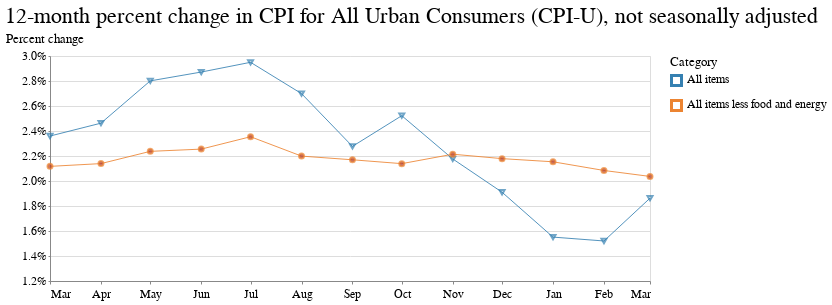

The notebook cell saved with this chart:
### Code cell
base = alt.Chart(
    two_cats,
    title="12-month percent change in CPI for All Urban Consumers (CPI-U), not seasonally adjusted"
).encode(
    x=alt.X(
        "date:T",
        timeUnit="utcyearmonth",
        axis=alt.Axis(
            title=None,
            labelAngle=0,
            grid=False,
            format="%b"
        )
    ),
    y=alt.Y(
        "pct_change:Q",
        axis=alt.Axis(title="Percent change", format='%'),
        scale=alt.Scale(domain=[0.012, 0.03])
    ),
    color=alt.Color(
        "series_items_name:N",
        legend=alt.Legend(title="Category"),
        # scale=alt.Scale(range=["#336EFF", "#B03A2E",])
    )
)

line = base.mark_line(strokeWidth=0.85)
exes = base.transform_filter(alt.datum.series_items_name == 'All items').mark_point(shape="triangle-down", size=25)
points = base.transform_filter(alt.datum.series_items_name == 'All items less food and energy').mark_point(size=25, fill="#B03A2E")

(line + exes + points).properties(width=600, height=225)

### Figure 1 — Vega-Lite specification as saved in the notebook (floating-point values rounded to 4 significant figures)
{"$schema": "https://vega.github.io/schema/vega-lite/v2.6.0.json", "config": {"arc": {"fill": "#82c6df"}, "area": {"fill": "#82c6df"}, "axis": {"labelFont": "Benton Gothic, sans", "labelFontSize": 11.5, "labelFontWeight": "normal", "titleFont": "Benton Gothic Bold, sans", "titleFontSize": 13, "titleFontWeight": "normal"}, "axisX": {"labelAngle": 0, "labelPadding": 4, "tickSize": 3}, "axisY": {"labelBaseline": "middle", "maxExtent": 45, "minExtent": 45, "tickSize": 2, "titleAlign": "left", "titleAngle": 0, "titleX": -45, "titleY": -11}, "background": "#ffffff", "bar": {"fill": "#82c6df"}, "legend": {"labelFont": "Benton Gothic, sans", "labelFontSize": 11.5, "symbolType": "square", "titleFont": "Benton Gothic Bold, sans", "titleFontSize": 13, "titleFontWeight": "normal"}, "line": {"stroke": "#82c6df", "strokeWidth": 3}, "path": {"stroke": "#82c6df"}, "point": {"stroke": "#82c6df"}, "range": {"category": ["#3580b1", "#ec8431", "#ab7fb4", "#c89d29", "#adc839", "#829eb1"], "diverging": ["#e68a4f", "#f4bb6a", "#f9e39c", "#dadfe2", "#a6b7c6", "#849eae"], "heatmap": ["#fbf2c7", "#f9e39c", "#f8d36e", "#f4bb6a", "#e68a4f", "#d15a40", "#ab4232"], "ordinal": ["#fbf2c7", "#f9e39c", "#f8d36e", "#f4bb6a", "#e68a4f", "#d15a40", "#ab4232"], "ramp": ["#fbf2c7", "#f9e39c", "#f8d36e", "#f4bb6a", "#e68a4f", "#d15a40", "#ab4232"]}, "rect": {"fill": "#82c6df"}, "shape": {"stroke": "#82c6df"}, "symbol": {"fill": "#82c6df", "size": 30}, "title": {"anchor": "start", "font": "Benton Gothic Bold, sans", "fontColor": "#000000", "fontSize": 22, "fontWeight": "normal"}, "view": {"height": 450, "width": 800}}, "datasets": {"data-6f0ef9b32c5596ba92d56b08a7e3f510": [{"date": "2018-03-01", "pct_change": 0.0236, "period_abbreviation": "MAR", "period_code": "M03", "period_id": "M03", "period_month": 3, "period_name": "March", "period_type": "monthly", "series_area_code": "0000", "series_area_id": "0000", "series_area_name": "U.S. city average", "series_id": "CUUR0000SA0", "series_items_code": "SA0", "series_items_id": "SA0", "series_items_name": "All items", "series_periodicity_code": "R", "series_periodicity_id": "R", "series_periodicity_name": "Monthly", "series_seasonally_adjusted": false, "series_survey": "All urban consumers", "series_title": "All items in U.S. city average, all urban consumers, not seasonally adjusted", "value": 249.6, "year": 2018}, {"date": "2018-04-01", "pct_change": 0.02463, "period_abbreviation": "APR", "period_code": "M04", "period_id": "M04", "period_month": 4, "period_name": "April", "period_type": "monthly", "series_area_code": "0000", "series_area_id": "0000", "series_area_name": "U.S. city average", "series_id": "CUUR0000SA0", "series_items_code": "SA0", "series_items_id": "SA0", "series_items_name": "All items", "series_periodicity_code": "R", "series_periodicity_id": "R", "series_periodicity_name": "Monthly", "series_seasonally_adjusted": false, "series_survey": "All urban consumers", "series_title": "All items in U.S. city average, all urban consumers, not seasonally adjusted", "value": 250.5, "year": 2018}, {"date": "2018-05-01", "pct_change": 0.02801, "period_abbreviation": "MAY", "period_code": "M05", "period_id": "M05", "period_month": 5, "period_name": "May", "period_type": "monthly", "series_area_code": "0000", "series_area_id": "0000", "series_area_name": "U.S. city average", "series_id": "CUUR0000SA0", "series_items_code": "SA0", "series_items_id": "SA0", "series_items_name": "All items", "series_periodicity_code": "R", "series_periodicity_id": "R", "series_periodicity_name": "Monthly", "series_seasonally_adjusted": false, "series_survey": "All urban consumers", "series_title": "All items in U.S. city average, all urban consumers, not seasonally adjusted", "value": 251.6, "year": 2018}, {"date": "2018-06-01", "pct_change": 0.02872, "period_abbreviation": "JUN", "period_code": "M06", "period_id": "M06", "period_month": 6, "period_name": "June", "period_type": "monthly", "series_area_code": "0000", "series_area_id": "0000", "series_area_name": "U.S. city average", "series_id": "CUUR0000SA0", "series_items_code": "SA0", "series_items_id": "SA0", "series_items_name": "All items", "series_periodicity_code": "R", "series_periodicity_id": "R", "series_periodicity_name": "Monthly", "series_seasonally_adjusted": false, "series_survey": "All urban consumers", "series_title": "All items in U.S. city average, all urban consumers, not seasonally adjusted", "value": 252.0, "year": 2018}, {"date": "2018-07-01", "pct_change": 0.0295, "period_abbreviation": "JUL", "period_code": "M07", "period_id": "M07", "period_month": 7, "period_name": "July", "period_type": "monthly", "series_area_code": "0000", "series_area_id": "0000", "series_area_name": "U.S. city average", "series_id": "CUUR0000SA0", "series_items_code": "SA0", "series_items_id": "SA0", "series_items_name": "All items", "series_periodicity_code": "R", "series_periodicity_id": "R", "series_periodicity_name": "Monthly", "series_seasonally_adjusted": false, "series_survey": "All urban consumers", "series_title": "All items in U.S. city average, all urban consumers, not seasonally adjusted", "value": 252.0, "year": 2018}, {"date": "2018-08-01", "pct_change": 0.02699, "period_abbreviation": "AUG", "period_code": "M08", "period_id": "M08", "period_month": 8, "period_name": "August", "period_type": "monthly", "series_area_code": "0000", "series_area_id": "0000", "series_area_name": "U.S. city average", "series_id": "CUUR0000SA0", "series_items_code": "SA0", "series_items_id": "SA0", "series_items_name": "All items", "series_periodicity_code": "R", "series_periodicity_id": "R", "series_periodicity_name": "Monthly", "series_seasonally_adjusted": false, "series_survey": "All urban consumers", "series_title": "All items in U.S. city average, all urban consumers, not seasonally adjusted", "value": 252.1, "year": 2018}, {"date": "2018-09-01", "pct_change": 0.02277, "period_abbreviation": "SEP", "period_code": "M09", "period_id": "M09", "period_month": 9, "period_name": "September", "period_type": "monthly", "series_area_code": "0000", "series_area_id": "0000", "series_area_name": "U.S. city average", "series_id": "CUUR0000SA0", "series_items_code": "SA0", "series_items_id": "SA0", "series_items_name": "All items", "series_periodicity_code": "R", "series_periodicity_id": "R", "series_periodicity_name": "Monthly", "series_seasonally_adjusted": false, "series_survey": "All urban consumers", "series_title": "All items in U.S. city average, all urban consumers, not seasonally adjusted", "value": 252.4, "year": 2018}, {"date": "2018-10-01", "pct_change": 0.02522, "period_abbreviation": "OCT", "period_code": "M10", "period_id": "M10", "period_month": 10, "period_name": "October", "period_type": "monthly", "series_area_code": "0000", "series_area_id": "0000", "series_area_name": "U.S. city average", "series_id": "CUUR0000SA0", "series_items_code": "SA0", "series_items_id": "SA0", "series_items_name": "All items", "series_periodicity_code": "R", "series_periodicity_id": "R", "series_periodicity_name": "Monthly", "series_seasonally_adjusted": false, "series_survey": "All urban consumers", "series_title": "All items in U.S. city average, all urban consumers, not seasonally adjusted", "value": 252.9, "year": 2018}, {"date": "2018-11-01", "pct_change": 0.02177, "period_abbreviation": "NOV", "period_code": "M11", "period_id": "M11", "period_month": 11, "period_name": "November", "period_type": "monthly", "series_area_code": "0000", "series_area_id": "0000", "series_area_name": "U.S. city average", "series_id": "CUUR0000SA0", "series_items_code": "SA0", "series_items_id": "SA0", "series_items_name": "All items", "series_periodicity_code": "R", "series_periodicity_id": "R", "series_periodicity_name": "Monthly", "series_seasonally_adjusted": false, "series_survey": "All urban consumers", "series_title": "All items in U.S. city average, all urban consumers, not seasonally adjusted", "value": 252.0, "year": 2018}, {"date": "2018-12-01", "pct_change": 0.0191, "period_abbreviation": "DEC", "period_code": "M12", "period_id": "M12", "period_month": 12, "period_name": "December", "period_type": "monthly", "series_area_code": "0000", "series_area_id": "0000", "series_area_name": "U.S. city average", "series_id": "CUUR0000SA0", "series_items_code": "SA0", "series_items_id": "SA0", "series_items_name": "All items", "series_periodicity_code": "R", "series_periodicity_id": "R", "series_periodicity_name": "Monthly", "series_seasonally_adjusted": false, "series_survey": "All urban consumers", "series_title": "All items in U.S. city average, all urban consumers, not seasonally adjusted", "value": 251.2, "year": 2018}, {"date": "2019-01-01", "pct_change": 0.01551, "period_abbreviation": "JAN", "period_code": "M01", "period_id": "M01", "period_month": 1, "period_name": "January", "period_type": "monthly", "series_area_code": "0000", "series_area_id": "0000", "series_area_name": "U.S. city average", "series_id": "CUUR0000SA0", "series_items_code": "SA0", "series_items_id": "SA0", "series_items_name": "All items", "series_periodicity_code": "R", "series_periodicity_id": "R", "series_periodicity_name": "Monthly", "series_seasonally_adjusted": false, "series_survey": "All urban consumers", "series_title": "All items in U.S. city average, all urban consumers, not seasonally adjusted", "value": 251.7, "year": 2019}, {"date": "2019-02-01", "pct_change": 0.0152, "period_abbreviation": "FEB", "period_code": "M02", "period_id": "M02", "period_month": 2, "period_name": "February", "period_type": "monthly", "series_area_code": "0000", "series_area_id": "0000", "series_area_name": "U.S. city average", "series_id": "CUUR0000SA0", "series_items_code": "SA0", "series_items_id": "SA0", "series_items_name": "All items", "series_periodicity_code": "R", "series_periodicity_id": "R", "series_periodicity_name": "Monthly", "series_seasonally_adjusted": false, "series_survey": "All urban consumers", "series_title": "All items in U.S. city average, all urban consumers, not seasonally adjusted", "value": 252.8, "year": 2019}, {"date": "2019-03-01", "pct_change": 0.01863, "period_abbreviation": "MAR", "period_code": "M03", "period_id": "M03", "period_month": 3, "period_name": "March", "period_type": "monthly", "series_area_code": "0000", "series_area_id": "0000", "series_area_name": "U.S. city average", "series_id": "CUUR0000SA0", "series_items_code": "SA0", "series_items_id": "SA0", "series_items_name": "All items", "series_periodicity_code": "R", "series_periodicity_id": "R", "series_periodicity_name": "Monthly", "series_seasonally_adjusted": false, "series_survey": "All urban consumers", "series_title": "All items in U.S. city average, all urban consumers, not seasonally adjusted", "value": 254.2, "year": 2019}, {"date": "2018-03-01", "pct_change": 0.02117, "period_abbreviation": "MAR", "period_code": "M03", "period_id": "M03", "period_month": 3, "period_name": "March", "period_type": "monthly", "series_area_code": "0000", "series_area_id": "0000", "series_area_name": "U.S. city average", "series_id": "CUUR0000SA0L1E", "series_items_code": "SA0L1E", "series_items_id": "SA0L1E", "series_items_name": "All items less food and energy", "series_periodicity_code": "R", "series_periodicity_id": "R", "series_periodicity_name": "Monthly", "series_seasonally_adjusted": false, "series_survey": "All urban consumers", "series_title": "All items less food and energy in U.S. city average, all urban consumers, not seasonally adjusted", "value": 256.6, "year": 2018}, {"date": "2018-04-01", "pct_change": 0.02139, "period_abbreviation": "APR", "period_code": "M04", "period_id": "M04", "period_month": 4, "period_name": "April", "period_type": "monthly", "series_area_code": "0000", "series_area_id": "0000", "series_area_name": "U.S. city average", "series_id": "CUUR0000SA0L1E", "series_items_code": "SA0L1E", "series_items_id": "SA0L1E", "series_items_name": "All items less food and energy", "series_periodicity_code": "R", "series_periodicity_id": "R", "series_periodicity_name": "Monthly", "series_seasonally_adjusted": false, "series_survey": "All urban consumers", "series_title": "All items less food and energy in U.S. city average, all urban consumers, not seasonally adjusted", "value": 257.0, "year": 2018}, {"date": "2018-05-01", "pct_change": 0.02237, "period_abbreviation": "MAY", "period_code": "M05", "period_id": "M05", "period_month": 5, "period_name": "May", "period_type": "monthly", "series_area_code": "0000", "series_area_id": "0000", "series_area_name": "U.S. city average", "series_id": "CUUR0000SA0L1E", "series_items_code": "SA0L1E", "series_items_id": "SA0L1E", "series_items_name": "All items less food and energy", "series_periodicity_code": "R", "series_periodicity_id": "R", "series_periodicity_name": "Monthly", "series_seasonally_adjusted": false, "series_survey": "All urban consumers", "series_title": "All items less food and energy in U.S. city average, all urban consumers, not seasonally adjusted", "value": 257.5, "year": 2018}, {"date": "2018-06-01", "pct_change": 0.02255, "period_abbreviation": "JUN", "period_code": "M06", "period_id": "M06", "period_month": 6, "period_name": "June", "period_type": "monthly", "series_area_code": "0000", "series_area_id": "0000", "series_area_name": "U.S. city average", "series_id": "CUUR0000SA0L1E", "series_items_code": "SA0L1E", "series_items_id": "SA0L1E", "series_items_name": "All items less food and energy", "series_periodicity_code": "R", "series_periodicity_id": "R", "series_periodicity_name": "Monthly", "series_seasonally_adjusted": false, "series_survey": "All urban consumers", "series_title": "All items less food and energy in U.S. city average, all urban consumers, not seasonally adjusted", "value": 257.7, "year": 2018}, {"date": "2018-07-01", "pct_change": 0.02354, "period_abbreviation": "JUL", "period_code": "M07", "period_id": "M07", "period_month": 7, "period_name": "July", "period_type": "monthly", "series_area_code": "0000", "series_area_id": "0000", "series_area_name": "U.S. city average", "series_id": "CUUR0000SA0L1E", "series_items_code": "SA0L1E", "series_items_id": "SA0L1E", "series_items_name": "All items less food and energy", "series_periodicity_code": "R", "series_periodicity_id": "R", "series_periodicity_name": "Monthly", "series_seasonally_adjusted": false, "series_survey": "All urban consumers", "series_title": "All items less food and energy in U.S. city average, all urban consumers, not seasonally adjusted", "value": 257.9, "year": 2018}, {"date": "2018-08-01", "pct_change": 0.02199, "period_abbreviation": "AUG", "period_code": "M08", "period_id": "M08", "period_month": 8, "period_name": "August", "period_type": "monthly", "series_area_code": "0000", "series_area_id": "0000", "series_area_name": "U.S. city average", "series_id": "CUUR0000SA0L1E", "series_items_code": "SA0L1E", "series_items_id": "SA0L1E", "series_items_name": "All items less food and energy", "series_periodicity_code": "R", "series_periodicity_id": "R", "series_periodicity_name": "Monthly", "series_seasonally_adjusted": false, "series_survey": "All urban consumers", "series_title": "All items less food and energy in U.S. city average, all urban consumers, not seasonally adjusted", "value": 258.0, "year": 2018}, {"date": "2018-09-01", "pct_change": 0.0217, "period_abbreviation": "SEP", "period_code": "M09", "period_id": "M09", "period_month": 9, "period_name": "September", "period_type": "monthly", "series_area_code": "0000", "series_area_id": "0000", "series_area_name": "U.S. city average", "series_id": "CUUR0000SA0L1E", "series_items_code": "SA0L1E", "series_items_id": "SA0L1E", "series_items_name": "All items less food and energy", "series_periodicity_code": "R", "series_periodicity_id": "R", "series_periodicity_name": "Monthly", "series_seasonally_adjusted": false, "series_survey": "All urban consumers", "series_title": "All items less food and energy in U.S. city average, all urban consumers, not seasonally adjusted", "value": 258.4, "year": 2018}, {"date": "2018-10-01", "pct_change": 0.02139, "period_abbreviation": "OCT", "period_code": "M10", "period_id": "M10", "period_month": 10, "period_name": "October", "period_type": "monthly", "series_area_code": "0000", "series_area_id": "0000", "series_area_name": "U.S. city average", "series_id": "CUUR0000SA0L1E", "series_items_code": "SA0L1E", "series_items_id": "SA0L1E", "series_items_name": "All items less food and energy", "series_periodicity_code": "R", "series_periodicity_id": "R", "series_periodicity_name": "Monthly", "series_seasonally_adjusted": false, "series_survey": "All urban consumers", "series_title": "All items less food and energy in U.S. city average, all urban consumers, not seasonally adjusted", "value": 259.1, "year": 2018}, {"date": "2018-11-01", "pct_change": 0.02214, "period_abbreviation": "NOV", "period_code": "M11", "period_id": "M11", "period_month": 11, "period_name": "November", "period_type": "monthly", "series_area_code": "0000", "series_area_id": "0000", "series_area_name": "U.S. city average", "series_id": "CUUR0000SA0L1E", "series_items_code": "SA0L1E", "series_items_id": "SA0L1E", "series_items_name": "All items less food and energy", "series_periodicity_code": "R", "series_periodicity_id": "R", "series_periodicity_name": "Monthly", "series_seasonally_adjusted": false, "series_survey": "All urban consumers", "series_title": "All items less food and energy in U.S. city average, all urban consumers, not seasonally adjusted", "value": 259.1, "year": 2018}, {"date": "2018-12-01", "pct_change": 0.02179, "period_abbreviation": "DEC", "period_code": "M12", "period_id": "M12", "period_month": 12, "period_name": "December", "period_type": "monthly", "series_area_code": "0000", "series_area_id": "0000", "series_area_name": "U.S. city average", "series_id": "CUUR0000SA0L1E", "series_items_code": "SA0L1E", "series_items_id": "SA0L1E", "series_items_name": "All items less food and energy", "series_periodicity_code": "R", "series_periodicity_id": "R", "series_periodicity_name": "Monthly", "series_seasonally_adjusted": false, "series_survey": "All urban consumers", "series_title": "All items less food and energy in U.S. city average, all urban consumers, not seasonally adjusted", "value": 259.1, "year": 2018}, {"date": "2019-01-01", "pct_change": 0.02154, "period_abbreviation": "JAN", "period_code": "M01", "period_id": "M01", "period_month": 1, "period_name": "January", "period_type": "monthly", "series_area_code": "0000", "series_area_id": "0000", "series_area_name": "U.S. city average", "series_id": "CUUR0000SA0L1E", "series_items_code": "SA0L1E", "series_items_id": "SA0L1E", "series_items_name": "All items less food and energy", "series_periodicity_code": "R", "series_periodicity_id": "R", "series_periodicity_name": "Monthly", "series_seasonally_adjusted": false, "series_survey": "All urban consumers", "series_title": "All items less food and energy in U.S. city average, all urban consumers, not seasonally adjusted", "value": 260.1, "year": 2019}, {"date": "2019-02-01", "pct_change": 0.02084, "period_abbreviation": "FEB", "period_code": "M02", "period_id": "M02", "period_month": 2, "period_name": "February", "period_type": "monthly", "series_area_code": "0000", "series_area_id": "0000", "series_area_name": "U.S. city average", "series_id": "CUUR0000SA0L1E", "series_items_code": "SA0L1E", "series_items_id": "SA0L1E", "series_items_name": "All items less food and energy", "series_periodicity_code": "R", "series_periodicity_id": "R", "series_periodicity_name": "Monthly", "series_seasonally_adjusted": false, "series_survey": "All urban consumers", "series_title": "All items less food and energy in U.S. city average, all urban consumers, not seasonally adjusted", "value": 261.1, "year": 2019}, {"date": "2019-03-01", "pct_change": 0.02037, "period_abbreviation": "MAR", "period_code": "M03", "period_id": "M03", "period_month": 3, "period_name": "March", "period_type": "monthly", "series_area_code": "0000", "series_area_id": "0000", "series_area_name": "U.S. city average", "series_id": "CUUR0000SA0L1E", "series_items_code": "SA0L1E", "series_items_id": "SA0L1E", "series_items_name": "All items less food and energy", "series_periodicity_code": "R", "series_periodicity_id": "R", "series_periodicity_name": "Monthly", "series_seasonally_adjusted": false, "series_survey": "All urban consumers", "series_title": "All items less food and energy in U.S. city average, all urban consumers, not seasonally adjusted", "value": 261.8, "year": 2019}]}, "height": 225, "layer": [{"data": {"name": "data-6f0ef9b32c5596ba92d56b08a7e3f510"}, "encoding": {"color": {"field": "series_items_name", "legend": {"title": "Category"}, "type": "nominal"}, "x": {"axis": {"format": "%b", "grid": false, "labelAngle": 0, "title": null}, "field": "date", "timeUnit": "utcyearmonth", "type": "temporal"}, "y": {"axis": {"format": "%", "title": "Percent change"}, "field": "pct_change", "scale": {"domain": [0.012, 0.03]}, "type": "quantitative"}}, "mark": {"strokeWidth": 0.85, "type": "line"}, "title": "12-month percent change in CPI for All Urban Consumers (CPI-U), not seasonally adjusted"}, {"data": {"name": "data-6f0ef9b32c5596ba92d56b08a7e3f510"}, "encoding": {"color": {"field": "series_items_name", "legend": {"title": "Category"}, "type": "nominal"}, "x": {"axis": {"format": "%b", "grid": false, "labelAngle": 0, "title": null}, "field": "date", "timeUnit": "utcyearmonth", "type": "temporal"}, "y": {"axis": {"format": "%", "title": "Percent change"}, "field": "pct_change", "scale": {"domain": [0.012, 0.03]}, "type": "quantitative"}}, "mark": {"shape": "triangle-down", "size": 25, "type": "point"}, "title": "12-month percent change in CPI for All Urban Consumers (CPI-U), not seasonally adjusted", "transform": [{"filter": "(datum.series_items_name === 'All items')"}]}, {"data": {"name": "data-6f0ef9b32c5596ba92d56b08a7e3f510"}, "encoding": {"color": {"field": "series_items_name", "legend": {"title": "Category"}, "type": "nominal"}, "x": {"axis": {"format": "%b", "grid": false, "labelAngle": 0, "title": null}, "field": "date", "timeUnit": "utcyearmonth", "type": "temporal"}, "y": {"axis": {"format": "%", "title": "Percent change"}, "field": "pct_change", "scale": {"domain": [0.012, 0.03]}, "type": "quantitative"}}, "mark": {"fill": "#B03A2E", "size": 25, "type": "point"}, "title": "12-month percent change in CPI for All Urban Consumers (CPI-U), not seasonally adjusted", "transform": [{"filter": "(datum.series_items_name === 'All items less food and energy')"}]}], "width": 600}
